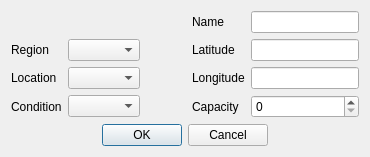
                 <widget class="QWidget" name="W_Worker_FormShelters">
                  <layout class="QGridLayout" name="gridLayout_2">
                   <item row="1" column="0">
                    <widget class="QLabel" name="L_Workers_Shelters_Region">
                     <property name="text">
                      <string>Region</string>
                     </property>
                    </widget>
                   </item>
                   <item row="1" column="1">
                    <widget class="QComboBox" name="CB_Worker_Shelters_Region"/>
                   </item>
                   <item row="1" column="3">
                    <widget class="QLabel" name="L_Workers_Shelters_Latitude">
                     <property name="text">
                      <string>Latitude</string>
                     </property>
                    </widget>
                   </item>
                   <item row="1" column="4">
                    <widget class="QLineEdit" name="LE_Workers_Shelters_Latitude"/>
                   </item>
                   <item row="2" column="0">
                    <widget class="QLabel" name="L_Workers_Shelters_Location">
                     <property name="text">
                      <string>Location</string>
                     </property>
                    </widget>
                   </item>
                   <item row="2" column="1">
                    <widget class="QComboBox" name="CB_Worker_Shelters_Location"/>
                   </item>
                   <item row="2" column="2">
                    <spacer name="HS_Workers_FormShelters">
                     <property name="orientation">
                      <enum>Qt::Horizontal</enum>
                     </property>
                     <property name="sizeType">
                      <enum>QSizePolicy::Fixed</enum>
                     </property>
                     <property name="sizeHint" stdset="0">
                      <size>
                       <width>40</width>
                       <height>20</height>
                      </size>
                     </property>
                    </spacer>
                   </item>
                   <item row="2" column="3">
                    <widget class="QLabel" name="L_Workers_Shelters_Longitude">
                     <property name="text">
                      <string>Longitude</string>
                     </property>
                    </widget>
                   </item>
                   <item row="2" column="4">
                    <widget class="QLineEdit" name="LE_Workers_Shelters_Longitude"/>
                   </item>
                   <item row="3" column="0">
                    <widget class="QLabel" name="L_Workers_Shelters_Condition">
                     <property name="text">
                      <string>Condition</string>
                     </property>
                    </widget>
                   </item>
                   <item row="3" column="1">
                    <widget class="QComboBox" name="CB_Worker_Shelters_Condition"/>
                   </item>
                   <item row="3" column="3">
                    <widget class="QLabel" name="L_Workers_Shelters_Capacity">
                     <property name="text">
                      <string>Capacity</string>
                     </property>
                    </widget>
                   </item>
                   <item row="3" column="4">
                    <widget class="QSpinBox" name="SB_Workers_Shelters_Capacity"/>
                   </item>
                   <item row="4" column="0" colspan="5">
                    <widget class="QDialogButtonBox" name="BB_Worker_ConfirmationShelters">
                     <property name="standardButtons">
                      <set>QDialogButtonBox::Cancel|QDialogButtonBox::Ok</set>
                     </property>
                     <property name="centerButtons">
                      <bool>true</bool>
                     </property>
                    </widget>
                   </item>
                   <item row="0" column="4">
                    <widget class="QLineEdit" name="LE_Workers_Shelters_Name"/>
                   </item>
                   <item row="0" column="3">
                    <widget class="QLabel" name="L_Workers_Shelters_Name">
                     <property name="text">
                      <string>Name</string>
                     </property>
                    </widget>
                   </item>
                  </layout>
                 </widget>
